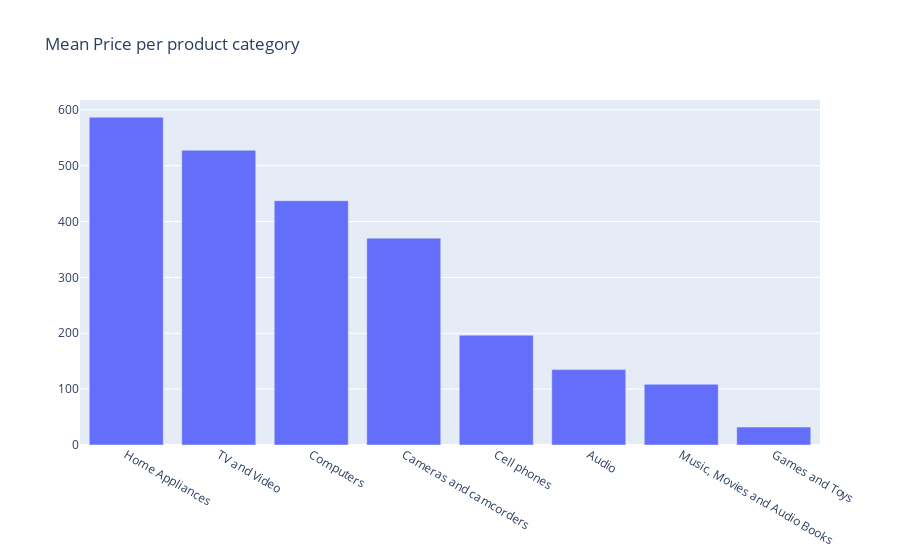

This figure's notebook cell:
### Code cell
# Let's visualize mean price per product category :

fig = go.Figure(go.Bar(
            x=sales_and_mean_price_by_category["Category"],
            y=sales_and_mean_price_by_category["Mean_price"],
            orientation='v'))

fig.update_layout(title="Mean Price per product category")

fig.show()

### Figure 1 — Plotly figure (JSON) as saved in the notebook; plotly's stock layout.template omitted (floating-point values rounded to 4 significant figures)
{"data": [{"orientation": "v", "type": "bar", "x": ["Home Appliances", "TV and Video", "Computers", "Cameras and camcorders", "Cell phones", "Audio", "Music, Movies and Audio Books", "Games and Toys"], "y": [586.7, 527.7, 437.2, 370.3, 196.5, 134.9, 108.7, 32.08]}], "layout": {"title": {"text": "Mean Price per product category"}}}
